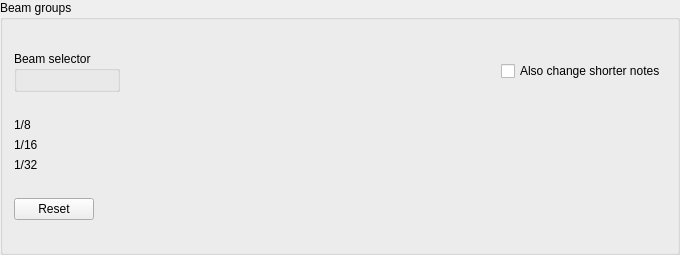
<?xml version="1.0" encoding="UTF-8"?>
<ui version="4.0">
 <class>NoteGroups</class>
 <widget class="QGroupBox" name="NoteGroups">
  <property name="geometry">
   <rect>
    <x>0</x>
    <y>0</y>
    <width>680</width>
    <height>255</height>
   </rect>
  </property>
  <property name="windowTitle">
   <string>Note Groups</string>
  </property>
  <property name="title">
   <string>Beam groups</string>
  </property>
  <layout class="QVBoxLayout" name="verticalLayout">
   <item>
    <layout class="QHBoxLayout" name="horizontalLayout">
     <item>
      <widget class="QGroupBox" name="groupBox">
       <property name="sizePolicy">
        <sizepolicy hsizetype="Minimum" vsizetype="Minimum">
         <horstretch>0</horstretch>
         <verstretch>0</verstretch>
        </sizepolicy>
       </property>
       <property name="baseSize">
        <size>
         <width>0</width>
         <height>0</height>
        </size>
       </property>
       <property name="title">
        <string>Beam selector</string>
       </property>
       <layout class="QVBoxLayout" name="verticalLayout_2">
        <item>
         <widget class="mu::palette::PaletteWidget" name="iconPalette" native="true">
          <property name="sizePolicy">
           <sizepolicy hsizetype="Minimum" vsizetype="Minimum">
            <horstretch>0</horstretch>
            <verstretch>0</verstretch>
           </sizepolicy>
          </property>
         </widget>
        </item>
       </layout>
      </widget>
     </item>
     <item>
      <spacer name="horizontalSpacer_2">
       <property name="orientation">
        <enum>Qt::Horizontal</enum>
       </property>
       <property name="sizeHint" stdset="0">
        <size>
         <width>40</width>
         <height>20</height>
        </size>
       </property>
      </spacer>
     </item>
     <item>
      <widget class="QCheckBox" name="changeShorterCheckBox">
       <property name="text">
        <string>Also change shorter notes</string>
       </property>
       <property name="checked">
        <bool>false</bool>
       </property>
      </widget>
     </item>
    </layout>
   </item>
   <item>
    <layout class="QGridLayout" name="gridLayout">
     <property name="verticalSpacing">
      <number>6</number>
     </property>
     <item row="1" column="0" colspan="2">
      <widget class="QLabel" name="label_10">
       <property name="sizePolicy">
        <sizepolicy hsizetype="Fixed" vsizetype="Fixed">
         <horstretch>0</horstretch>
         <verstretch>0</verstretch>
        </sizepolicy>
       </property>
       <property name="text">
        <string>1/16</string>
       </property>
      </widget>
     </item>
     <item row="1" column="2">
      <widget class="mu::palette::NoteGroupsExampleView" name="view16">
       <property name="sizePolicy">
        <sizepolicy hsizetype="Expanding" vsizetype="Minimum">
         <horstretch>0</horstretch>
         <verstretch>0</verstretch>
        </sizepolicy>
       </property>
       <property name="frameShape">
        <enum>QFrame::NoFrame</enum>
       </property>
       <property name="frameShadow">
        <enum>QFrame::Raised</enum>
       </property>
       <property name="lineWidth">
        <number>2</number>
       </property>
      </widget>
     </item>
     <item row="2" column="0" colspan="2">
      <widget class="QLabel" name="label_11">
       <property name="sizePolicy">
        <sizepolicy hsizetype="Fixed" vsizetype="Fixed">
         <horstretch>0</horstretch>
         <verstretch>0</verstretch>
        </sizepolicy>
       </property>
       <property name="text">
        <string>1/32</string>
       </property>
      </widget>
     </item>
     <item row="2" column="2">
      <widget class="mu::palette::NoteGroupsExampleView" name="view32">
       <property name="sizePolicy">
        <sizepolicy hsizetype="Expanding" vsizetype="Minimum">
         <horstretch>0</horstretch>
         <verstretch>0</verstretch>
        </sizepolicy>
       </property>
       <property name="frameShape">
        <enum>QFrame::NoFrame</enum>
       </property>
       <property name="frameShadow">
        <enum>QFrame::Raised</enum>
       </property>
       <property name="lineWidth">
        <number>2</number>
       </property>
      </widget>
     </item>
     <item row="0" column="2">
      <widget class="mu::palette::NoteGroupsExampleView" name="view8">
       <property name="sizePolicy">
        <sizepolicy hsizetype="Expanding" vsizetype="Minimum">
         <horstretch>0</horstretch>
         <verstretch>0</verstretch>
        </sizepolicy>
       </property>
       <property name="frameShape">
        <enum>QFrame::NoFrame</enum>
       </property>
       <property name="frameShadow">
        <enum>QFrame::Raised</enum>
       </property>
       <property name="lineWidth">
        <number>2</number>
       </property>
      </widget>
     </item>
     <item row="0" column="0" colspan="2">
      <widget class="QLabel" name="label_9">
       <property name="sizePolicy">
        <sizepolicy hsizetype="Fixed" vsizetype="Fixed">
         <horstretch>0</horstretch>
         <verstretch>0</verstretch>
        </sizepolicy>
       </property>
       <property name="text">
        <string>1/8</string>
       </property>
      </widget>
     </item>
    </layout>
   </item>
   <item>
    <layout class="QHBoxLayout" name="horizontalLayout_2">
     <item>
      <widget class="QPushButton" name="resetGroups">
       <property name="toolTip">
        <string>Reset note grouping</string>
       </property>
       <property name="text">
        <string>Reset</string>
       </property>
      </widget>
     </item>
     <item>
      <spacer name="horizontalSpacer">
       <property name="orientation">
        <enum>Qt::Horizontal</enum>
       </property>
       <property name="sizeHint" stdset="0">
        <size>
         <width>0</width>
         <height>0</height>
        </size>
       </property>
      </spacer>
     </item>
    </layout>
   </item>
  </layout>
 </widget>
 <customwidgets>
  <customwidget>
   <class>mu::palette::NoteGroupsExampleView</class>
   <extends>QFrame</extends>
   <header location="global">palette/widgets/notegroupsexampleview.h</header>
   <container>1</container>
  </customwidget>
  <customwidget>
   <class>mu::palette::PaletteWidget</class>
   <extends>QWidget</extends>
   <header>palette/widgets/palettewidget.h</header>
   <container>1</container>
  </customwidget>
 </customwidgets>
 <resources/>
 <connections/>
</ui>
